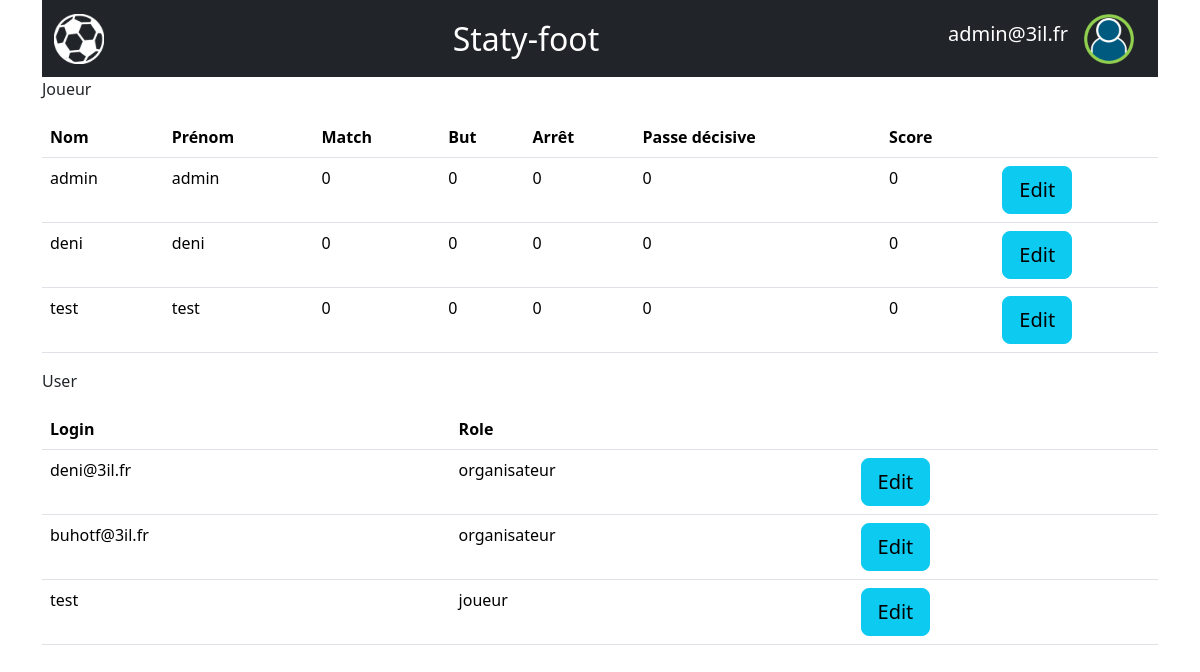
The page /admin (signed in) on the database its author committed.
### tables this page shows
CREATE TABLE `joueur` (
  `joueur_id` int NOT NULL,
  `user_id` int NOT NULL,
  `nom` varchar(50) NOT NULL,
  `prenom` varchar(50) NOT NULL,
  `nb_match` int NOT NULL,
  `nb_but` int NOT NULL,
  `nb_arret` int NOT NULL,
  `nb_passe_de` int NOT NULL,
  `score` int NOT NULL
);

CREATE TABLE `user` (
  `user_id` int NOT NULL,
  `login` varchar(30) NOT NULL,
  `password` varchar(100) NOT NULL,
  `role` varchar(20) NOT NULL
);

### php/pages/admin.php (called while the page is built)
<?php
require_once("php/template/inc_connexionBase.php");
$texteReq = "select * ";
$texteReq .= "from joueur";
$requete = $cnx->prepare($texteReq);
$requete->execute();
$tabJoueur = $requete->fetchAll(PDO::FETCH_ASSOC);
$texteReq = "select * ";
$texteReq .= "from user ";
$texteReq .= "where login != :login";
$requete = $cnx->prepare($texteReq);
$requete->bindParam(':login', $_SESSION['login']);
$requete->execute();
$tabUser = $requete->fetchAll(PDO::FETCH_ASSOC);
require_once("php/view/admin.php");

### php/view/admin.php (the view, shortened to what this page needs)
<!DOCTYPE html>
<html lang="en">
<head>
    <?php
    include_once("php/template/inc_head.php");
    ?>
</head>
<body class="container">
<?php
include_once("php/template/inc_header.php");
?>
<?php
if (count($tabJoueur) > 0) {
    echo "<p>Joueur</p>
            <table class=\"table\">
                <thead>
                <tr>
                    <th scope=\"col\">Nom</th>
                    <th scope=\"col\">Prénom</th>
                    <th scope=\"col\">Match</th>
                    <th scope=\"col\">But</th>
                    <th scope=\"col\">Arrêt</th>
                    <th scope=\"col\">Passe décisive</th>
                    <th scope=\"col\">Score</th>
                    <th scope=\"col\"></th>
                </tr>
                </thead>
                <tbody>";
    foreach ($tabJoueur as $joueur) {
        echo "<tr>
                <td>" . $joueur["nom"] . "</td>
                <td>" . $joueur["prenom"] . "</td>
                <td>" . $joueur["nb_match"] . "</td>
                <td>" . $joueur["nb_but"] . "</td>
                <td>" . $joueur["nb_arret"] . "</td>
                <td>" . $joueur["nb_passe_de"] . "</td>
                <td>" . $joueur["score"] . "</td>
                <td>
                    <a href=\"pageModifJoueur?joueur_id=" . $joueur["joueur_id"] .
                "&nom=" . $joueur["nom"] .
                "&prenom=" . $joueur["prenom"] .
                "&nb_match=" . $joueur["nb_match"] .
                "&nb_but=" . $joueur["nb_but"] .
                "&nb_arret=" . $joueur["nb_arret"] .
                "&nb_passe_de=" . $joueur["nb_passe_de"] .
                "&score=" . $joueur["score"] . "\"
                    class=\"btn btn-info btn-lg\">
                        <span class=\"glyphicon glyphicon-edit\"></span> Edit
                    </a>
                </td>
             </tr>";
    }
    echo "</tbody>
    </table>";
}
if (count($tabUser) > 0) {
    echo "
<p>User</p>
<table class=\"table\">
    <thead>
    <tr>
        <th scope=\"col\">Login</th>
        <th scope=\"col\">Role</th>
        <th scope=\"col\"></th>
    </tr>
    </thead>
    <tbody>";
    foreach ($tabUser as $user) {
        echo "
          <tr>
            <td>" . $user["login"] . "</td>
            <td>" . $user["role"] . "</td>
            <td>
                <a href=\"pageModifUser?user_id=" . $user["user_id"] . "&login=" . $user["login"] . "&role=" . $user["role"] . "\" class=\"btn btn-info btn-lg\">
                    <span class=\"glyphicon glyphicon-edit\"></span> Edit
                </a>
            </td>
         </tr>";
    }
    echo "</tbody>
</table>
</body>
</html>";
}
?>

### rows shown on the page
joueur: nom "admin", prenom "admin", nb_match "0", nb_but "0", nb_arret "0", nb_passe_de "0", score "0"
joueur: nom "deni", prenom "deni", nb_match "0", nb_but "0", nb_arret "0", nb_passe_de "0", score "0"
joueur: nom "test", prenom "test", nb_match "0", nb_but "0", nb_arret "0", nb_passe_de "0", score "0"
user: login "deni@3il.fr", role "organisateur"
user: login "buhotf@3il.fr", role "organisateur"
user: login "test", role "joueur"

### other values the page prints
$_SESSION['login'] "admin@3il.fr"
